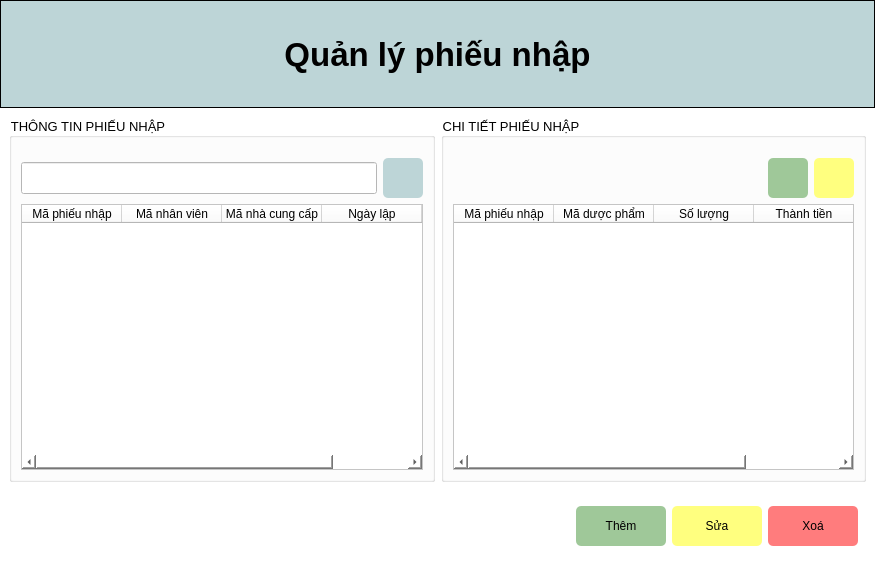
<?xml version="1.0" encoding="UTF-8"?>
<ui version="4.0">
 <class>Form</class>
 <widget class="QWidget" name="Form">
  <property name="geometry">
   <rect>
    <x>0</x>
    <y>0</y>
    <width>875</width>
    <height>561</height>
   </rect>
  </property>
  <property name="windowTitle">
   <string>Form</string>
  </property>
  <property name="styleSheet">
   <string notr="true">background-color: rgb(255, 255, 255);</string>
  </property>
  <layout class="QGridLayout" name="gridLayout_3" rowstretch="0,3,0">
   <property name="leftMargin">
    <number>0</number>
   </property>
   <property name="topMargin">
    <number>0</number>
   </property>
   <property name="rightMargin">
    <number>0</number>
   </property>
   <property name="bottomMargin">
    <number>0</number>
   </property>
   <property name="horizontalSpacing">
    <number>7</number>
   </property>
   <property name="verticalSpacing">
    <number>0</number>
   </property>
   <item row="0" column="0">
    <widget class="QWidget" name="widget" native="true">
     <property name="cursor">
      <cursorShape>ArrowCursor</cursorShape>
     </property>
     <property name="styleSheet">
      <string notr="true">QWidget{
	background-color: #BDD5D7;
	border:1px solid black
}
QLabel{
	border:none
}


</string>
     </property>
     <layout class="QVBoxLayout" name="verticalLayout">
      <item>
       <widget class="QLabel" name="label">
        <property name="minimumSize">
         <size>
          <width>0</width>
          <height>90</height>
         </size>
        </property>
        <property name="font">
         <font>
          <pointsize>25</pointsize>
          <weight>75</weight>
          <bold>true</bold>
         </font>
        </property>
        <property name="layoutDirection">
         <enum>Qt::LeftToRight</enum>
        </property>
        <property name="styleSheet">
         <string notr="true"/>
        </property>
        <property name="text">
         <string>Quản lý phiếu nhập</string>
        </property>
        <property name="alignment">
         <set>Qt::AlignCenter</set>
        </property>
       </widget>
      </item>
     </layout>
    </widget>
   </item>
   <item row="2" column="0">
    <widget class="QWidget" name="widget_3" native="true">
     <property name="minimumSize">
      <size>
       <width>0</width>
       <height>70</height>
      </size>
     </property>
     <layout class="QGridLayout" name="gridLayout_2">
      <property name="leftMargin">
       <number>11</number>
      </property>
      <item row="0" column="0">
       <layout class="QHBoxLayout" name="horizontalLayout">
        <property name="leftMargin">
         <number>8</number>
        </property>
        <property name="topMargin">
         <number>5</number>
        </property>
        <property name="rightMargin">
         <number>8</number>
        </property>
        <property name="bottomMargin">
         <number>5</number>
        </property>
        <item>
         <spacer name="horizontalSpacer">
          <property name="orientation">
           <enum>Qt::Horizontal</enum>
          </property>
          <property name="sizeHint" stdset="0">
           <size>
            <width>218</width>
            <height>20</height>
           </size>
          </property>
         </spacer>
        </item>
        <item>
         <widget class="QPushButton" name="btnAdd">
          <property name="minimumSize">
           <size>
            <width>90</width>
            <height>40</height>
           </size>
          </property>
          <property name="cursor">
           <cursorShape>PointingHandCursor</cursorShape>
          </property>
          <property name="styleSheet">
           <string notr="true">background-color: #9FC899;
border: none;
border-radius: 5px;</string>
          </property>
          <property name="text">
           <string>Thêm</string>
          </property>
          <property name="icon">
           <iconset>
            <normaloff>../img/add.png</normaloff>../img/add.png</iconset>
          </property>
          <property name="iconSize">
           <size>
            <width>20</width>
            <height>20</height>
           </size>
          </property>
          <property name="flat">
           <bool>false</bool>
          </property>
         </widget>
        </item>
        <item>
         <widget class="QPushButton" name="btnUpdate">
          <property name="minimumSize">
           <size>
            <width>90</width>
            <height>40</height>
           </size>
          </property>
          <property name="cursor">
           <cursorShape>PointingHandCursor</cursorShape>
          </property>
          <property name="styleSheet">
           <string notr="true">background-color: rgb(255, 255, 127);
border: none;
border-radius: 5px;</string>
          </property>
          <property name="text">
           <string>Sửa</string>
          </property>
          <property name="icon">
           <iconset>
            <normaloff>../img/edit_48px.png</normaloff>../img/edit_48px.png</iconset>
          </property>
          <property name="iconSize">
           <size>
            <width>20</width>
            <height>20</height>
           </size>
          </property>
         </widget>
        </item>
        <item>
         <widget class="QPushButton" name="btnDelete">
          <property name="minimumSize">
           <size>
            <width>90</width>
            <height>40</height>
           </size>
          </property>
          <property name="cursor">
           <cursorShape>PointingHandCursor</cursorShape>
          </property>
          <property name="styleSheet">
           <string notr="true">background-color: rgb(255, 124, 125);
border: none;
border-radius: 5px;</string>
          </property>
          <property name="text">
           <string>Xoá</string>
          </property>
          <property name="icon">
           <iconset>
            <normaloff>../img/delete.png</normaloff>../img/delete.png</iconset>
          </property>
          <property name="iconSize">
           <size>
            <width>20</width>
            <height>20</height>
           </size>
          </property>
         </widget>
        </item>
       </layout>
      </item>
     </layout>
    </widget>
   </item>
   <item row="1" column="0">
    <widget class="QWidget" name="widget_2" native="true">
     <layout class="QHBoxLayout" name="horizontalLayout_4">
      <item>
       <widget class="QGroupBox" name="groupBox_2">
        <property name="font">
         <font>
          <pointsize>10</pointsize>
         </font>
        </property>
        <property name="title">
         <string>THÔNG TIN PHIẾU NHẬP</string>
        </property>
        <layout class="QVBoxLayout" name="verticalLayout_3">
         <property name="topMargin">
          <number>20</number>
         </property>
         <item>
          <layout class="QHBoxLayout" name="horizontalLayout_5">
           <item>
            <widget class="QLineEdit" name="txtSearchPN">
             <property name="minimumSize">
              <size>
               <width>0</width>
               <height>32</height>
              </size>
             </property>
            </widget>
           </item>
           <item>
            <widget class="QPushButton" name="btnSearchPN">
             <property name="minimumSize">
              <size>
               <width>40</width>
               <height>40</height>
              </size>
             </property>
             <property name="styleSheet">
              <string notr="true">background-color: #BDD5D7;
border-radius: 5px;
border: none;</string>
             </property>
             <property name="text">
              <string/>
             </property>
             <property name="icon">
              <iconset>
               <normaloff>../img/search.png</normaloff>../img/search.png</iconset>
             </property>
            </widget>
           </item>
          </layout>
         </item>
         <item>
          <widget class="QTableWidget" name="table_phieunhap">
           <attribute name="horizontalHeaderStretchLastSection">
            <bool>true</bool>
           </attribute>
           <column>
            <property name="text">
             <string>Mã phiếu nhập</string>
            </property>
           </column>
           <column>
            <property name="text">
             <string>Mã nhân viên</string>
            </property>
           </column>
           <column>
            <property name="text">
             <string>Mã nhà cung cấp</string>
            </property>
           </column>
           <column>
            <property name="text">
             <string>Ngày lập</string>
            </property>
           </column>
           <column>
            <property name="text">
             <string>Tổng tiền</string>
            </property>
           </column>
          </widget>
         </item>
        </layout>
       </widget>
      </item>
      <item>
       <widget class="QGroupBox" name="groupBox">
        <property name="font">
         <font>
          <pointsize>10</pointsize>
         </font>
        </property>
        <property name="title">
         <string>CHI TIẾT PHIẾU NHẬP</string>
        </property>
        <layout class="QVBoxLayout" name="verticalLayout_2">
         <property name="topMargin">
          <number>20</number>
         </property>
         <item>
          <layout class="QHBoxLayout" name="horizontalLayout_6">
           <item>
            <spacer name="horizontalSpacer_2">
             <property name="orientation">
              <enum>Qt::Horizontal</enum>
             </property>
             <property name="sizeHint" stdset="0">
              <size>
               <width>40</width>
               <height>20</height>
              </size>
             </property>
            </spacer>
           </item>
           <item>
            <widget class="QPushButton" name="btnAddCTNP">
             <property name="minimumSize">
              <size>
               <width>40</width>
               <height>40</height>
              </size>
             </property>
             <property name="styleSheet">
              <string notr="true">background-color: #9FC899;
border-radius: 5px;
border: none;</string>
             </property>
             <property name="text">
              <string/>
             </property>
             <property name="icon">
              <iconset>
               <normaloff>../img/add.png</normaloff>../img/add.png</iconset>
             </property>
            </widget>
           </item>
           <item>
            <widget class="QPushButton" name="btnEditCTPN">
             <property name="minimumSize">
              <size>
               <width>40</width>
               <height>40</height>
              </size>
             </property>
             <property name="styleSheet">
              <string notr="true">background-color: rgb(255, 255, 127);
border-radius: 5px;
border: none;</string>
             </property>
             <property name="text">
              <string/>
             </property>
             <property name="icon">
              <iconset>
               <normaloff>../img/edit_48px.png</normaloff>../img/edit_48px.png</iconset>
             </property>
            </widget>
           </item>
          </layout>
         </item>
         <item>
          <widget class="QTableWidget" name="table_ctpn">
           <attribute name="horizontalHeaderStretchLastSection">
            <bool>true</bool>
           </attribute>
           <column>
            <property name="text">
             <string>Mã phiếu nhập</string>
            </property>
           </column>
           <column>
            <property name="text">
             <string>Mã dược phẩm</string>
            </property>
           </column>
           <column>
            <property name="text">
             <string>Số lượng</string>
            </property>
           </column>
           <column>
            <property name="text">
             <string>Thành tiền</string>
            </property>
           </column>
          </widget>
         </item>
        </layout>
       </widget>
      </item>
     </layout>
    </widget>
   </item>
  </layout>
 </widget>
 <resources/>
 <connections/>
</ui>
